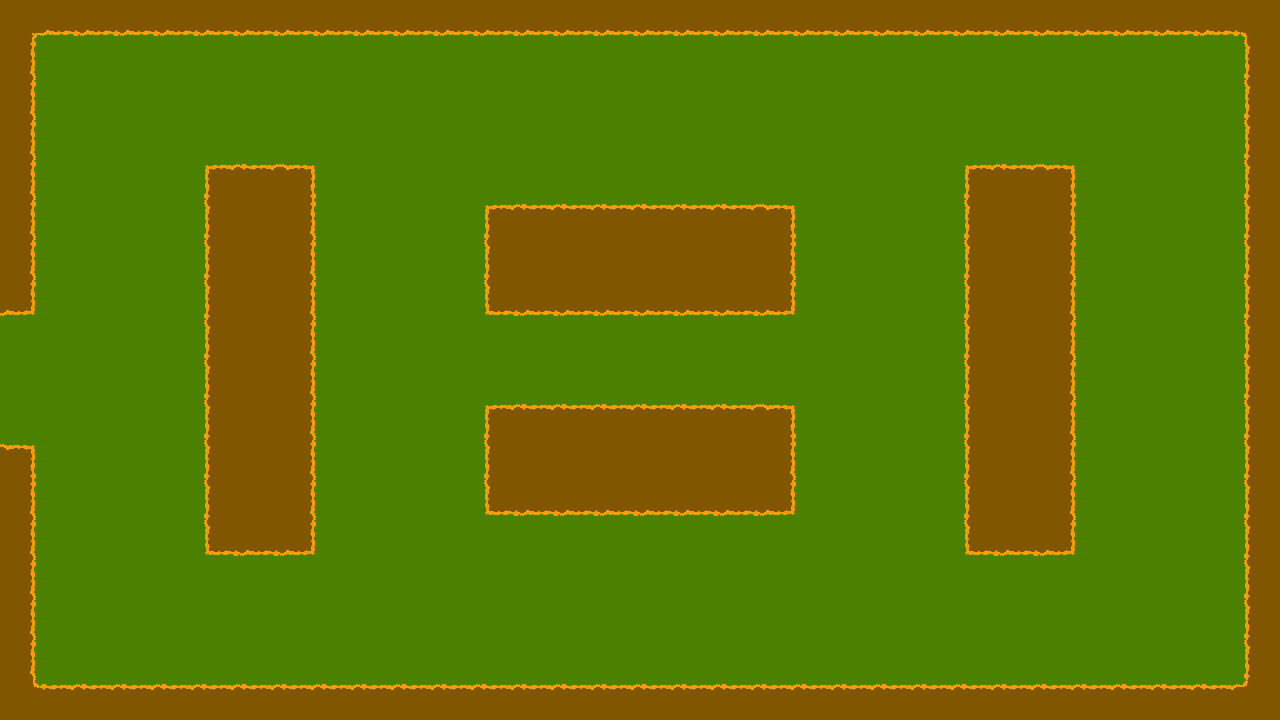

Tiled map render using the project's own tile images. Description and the whole map definition, tile-layer contents included, below:
An orthogonal 32x18 tile map with 40x40 px tiles, 3 tile layers (Sol, Porte, Obstacle), 3 tilesets.

<map version="1.4" tiledversion="1.4.3" orientation="orthogonal" renderorder="right-down" width="32" height="18" tilewidth="40" tileheight="40" infinite="0" nextlayerid="4" nextobjectid="1">
 <tileset firstgid="1" name="obstacle" tilewidth="40" tileheight="40" tilecount="16" columns="4">
  <image source="../assets/obstacles.png" width="160" height="160" />
 </tileset>
 <tileset firstgid="17" name="porte" tilewidth="40" tileheight="40" tilecount="2" columns="2">
  <image source="../assets/porte.png" width="80" height="40" />
 </tileset>
 <tileset firstgid="19" name="sol" tilewidth="40" tileheight="40" tilecount="1" columns="1">
  <image source="../assets/sol.png" width="40" height="40" />
 </tileset>
 <layer id="2" name="Sol" width="32" height="18">
  <data encoding="csv">
0,0,0,0,0,0,0,0,0,0,0,0,0,0,0,0,0,0,0,0,0,0,0,0,0,0,0,0,0,0,0,0,
0,19,19,19,19,19,19,19,19,19,19,19,19,19,19,19,19,19,19,19,19,19,19,19,19,19,19,19,19,19,19,0,
0,19,19,19,19,19,19,19,19,19,19,19,19,19,19,19,19,19,19,19,19,19,19,19,19,19,19,19,19,19,19,0,
0,19,19,19,19,19,19,19,19,19,19,19,19,19,19,19,19,19,19,19,19,19,19,19,19,19,19,19,19,19,19,0,
0,19,19,19,19,0,0,0,19,19,19,19,19,19,19,19,19,19,19,19,19,19,19,19,0,0,0,19,19,19,19,0,
0,19,19,19,19,0,0,0,19,19,19,19,0,0,0,0,0,0,0,0,19,19,19,19,0,0,0,19,19,19,19,0,
0,19,19,19,19,0,0,0,19,19,19,19,0,0,0,0,0,0,0,0,19,19,19,19,0,0,0,19,19,19,19,0,
0,19,19,19,19,0,0,0,19,19,19,19,0,0,0,0,0,0,0,0,19,19,19,19,0,0,0,19,19,19,19,0,
19,19,19,19,19,0,0,0,19,19,19,19,19,19,19,19,19,19,19,19,19,19,19,19,0,0,0,19,19,19,19,19,
19,19,19,19,19,0,0,0,19,19,19,19,19,19,19,19,19,19,19,19,19,19,19,19,0,0,0,19,19,19,19,19,
19,19,19,19,19,0,0,0,19,19,19,19,0,0,0,0,0,0,0,0,19,19,19,19,0,0,0,19,19,19,19,19,
0,19,19,19,19,0,0,0,19,19,19,19,0,0,0,0,0,0,0,0,19,19,19,19,0,0,0,19,19,19,19,0,
0,19,19,19,19,0,0,0,19,19,19,19,0,0,0,0,0,0,0,0,19,19,19,19,0,0,0,19,19,19,19,0,
0,19,19,19,19,0,0,0,19,19,19,19,19,19,19,19,19,19,19,19,19,19,19,19,0,0,0,19,19,19,19,0,
0,19,19,19,19,19,19,19,19,19,19,19,19,19,19,19,19,19,19,19,19,19,19,19,19,19,19,19,19,19,19,0,
0,19,19,19,19,19,19,19,19,19,19,19,19,19,19,19,19,19,19,19,19,19,19,19,19,19,19,19,19,19,19,0,
0,19,19,19,19,19,19,19,19,19,19,19,19,19,19,19,19,19,19,19,19,19,19,19,19,19,19,19,19,19,19,0,
0,0,0,0,0,0,0,0,0,0,0,0,0,0,0,0,0,0,0,0,0,0,0,0,0,0,0,0,0,0,0,0
</data>
 </layer>
 <layer id="3" name="Porte" width="32" height="18">
  <data encoding="csv">
0,0,0,0,0,0,0,0,0,0,0,0,0,0,0,0,0,0,0,0,0,0,0,0,0,0,0,0,0,0,0,0,
0,0,0,0,0,0,0,0,0,0,0,0,0,0,0,0,0,0,0,0,0,0,0,0,0,0,0,0,0,0,0,0,
0,0,0,0,0,0,0,0,0,0,0,0,0,0,0,0,0,0,0,0,0,0,0,0,0,0,0,0,0,0,0,0,
0,0,0,0,0,0,0,0,0,0,0,0,0,0,0,0,0,0,0,0,0,0,0,0,0,0,0,0,0,0,0,0,
0,0,0,0,0,0,0,0,0,0,0,0,0,0,0,0,0,0,0,0,0,0,0,0,0,0,0,0,0,0,0,0,
0,0,0,0,0,0,0,0,0,0,0,0,0,0,0,0,0,0,0,0,0,0,0,0,0,0,0,0,0,0,0,0,
0,0,0,0,0,0,0,0,0,0,0,0,0,0,0,0,0,0,0,0,0,0,0,0,0,0,0,0,0,0,0,0,
0,0,0,0,0,0,0,0,0,0,0,0,0,0,0,0,0,0,0,0,0,0,0,0,0,0,0,0,0,0,0,0,
0,0,0,0,0,0,0,0,0,0,0,0,0,0,0,0,0,0,0,0,0,0,0,0,0,0,0,0,0,0,0,18,
0,0,0,0,0,0,0,0,0,0,0,0,0,0,0,0,0,0,0,0,0,0,0,0,0,0,0,0,0,0,0,17,
0,0,0,0,0,0,0,0,0,0,0,0,0,0,0,0,0,0,0,0,0,0,0,0,0,0,0,0,0,0,0,18,
0,0,0,0,0,0,0,0,0,0,0,0,0,0,0,0,0,0,0,0,0,0,0,0,0,0,0,0,0,0,0,0,
0,0,0,0,0,0,0,0,0,0,0,0,0,0,0,0,0,0,0,0,0,0,0,0,0,0,0,0,0,0,0,0,
0,0,0,0,0,0,0,0,0,0,0,0,0,0,0,0,0,0,0,0,0,0,0,0,0,0,0,0,0,0,0,0,
0,0,0,0,0,0,0,0,0,0,0,0,0,0,0,0,0,0,0,0,0,0,0,0,0,0,0,0,0,0,0,0,
0,0,0,0,0,0,0,0,0,0,0,0,0,0,0,0,0,0,0,0,0,0,0,0,0,0,0,0,0,0,0,0,
0,0,0,0,0,0,0,0,0,0,0,0,0,0,0,0,0,0,0,0,0,0,0,0,0,0,0,0,0,0,0,0,
0,0,0,0,0,0,0,0,0,0,0,0,0,0,0,0,0,0,0,0,0,0,0,0,0,0,0,0,0,0,0,0
</data>
 </layer>
 <layer id="1" name="Obstacle" width="32" height="18">
  <data encoding="csv">
1,5,5,5,5,5,5,5,5,5,5,5,5,5,5,5,5,5,5,5,5,5,5,5,5,5,5,5,5,5,5,3,
6,0,0,0,0,0,0,0,0,0,0,0,0,0,0,0,0,0,0,0,0,0,0,0,0,0,0,0,0,0,0,8,
6,0,0,0,0,0,0,0,0,0,0,0,0,0,0,0,0,0,0,0,0,0,0,0,0,0,0,0,0,0,0,8,
6,0,0,0,0,0,0,0,0,0,0,0,0,0,0,0,0,0,0,0,0,0,0,0,0,0,0,0,0,0,0,8,
6,0,0,0,0,12,7,11,0,0,0,0,0,0,0,0,0,0,0,0,0,0,0,0,12,7,11,0,0,0,0,8,
6,0,0,0,0,8,13,6,0,0,0,0,12,7,7,7,7,7,7,11,0,0,0,0,8,13,6,0,0,0,0,8,
6,0,0,0,0,8,13,6,0,0,0,0,8,13,13,13,13,13,13,6,0,0,0,0,8,13,6,0,0,0,0,8,
9,0,0,0,0,8,13,6,0,0,0,0,10,5,5,5,5,5,5,9,0,0,0,0,8,13,6,0,0,0,0,8,
0,0,0,0,0,8,13,6,0,0,0,0,0,0,0,0,0,0,0,0,0,0,0,0,8,13,6,0,0,0,0,8,
0,0,0,0,0,8,13,6,0,0,0,0,0,0,0,0,0,0,0,0,0,0,0,0,8,13,6,0,0,0,0,8,
0,0,0,0,0,8,13,6,0,0,0,0,12,7,7,7,7,7,7,11,0,0,0,0,8,13,6,0,0,0,0,8,
11,0,0,0,0,8,13,6,0,0,0,0,8,13,13,13,13,13,13,6,0,0,0,0,8,13,6,0,0,0,0,8,
6,0,0,0,0,8,13,6,0,0,0,0,10,5,5,5,5,5,5,9,0,0,0,0,8,13,6,0,0,0,0,8,
6,0,0,0,0,10,5,9,0,0,0,0,0,0,0,0,0,0,0,0,0,0,0,0,10,5,9,0,0,0,0,8,
6,0,0,0,0,0,0,0,0,0,0,0,0,0,0,0,0,0,0,0,0,0,0,0,0,0,0,0,0,0,0,8,
6,0,0,0,0,0,0,0,0,0,0,0,0,0,0,0,0,0,0,0,0,0,0,0,0,0,0,0,0,0,0,8,
6,0,0,0,0,0,0,0,0,0,0,0,0,0,0,0,0,0,0,0,0,0,0,0,0,0,0,0,0,0,0,8,
4,7,7,7,7,7,7,7,7,7,7,7,7,7,7,7,7,7,7,7,7,7,7,7,7,7,7,7,7,7,7,2
</data>
 </layer>
</map>